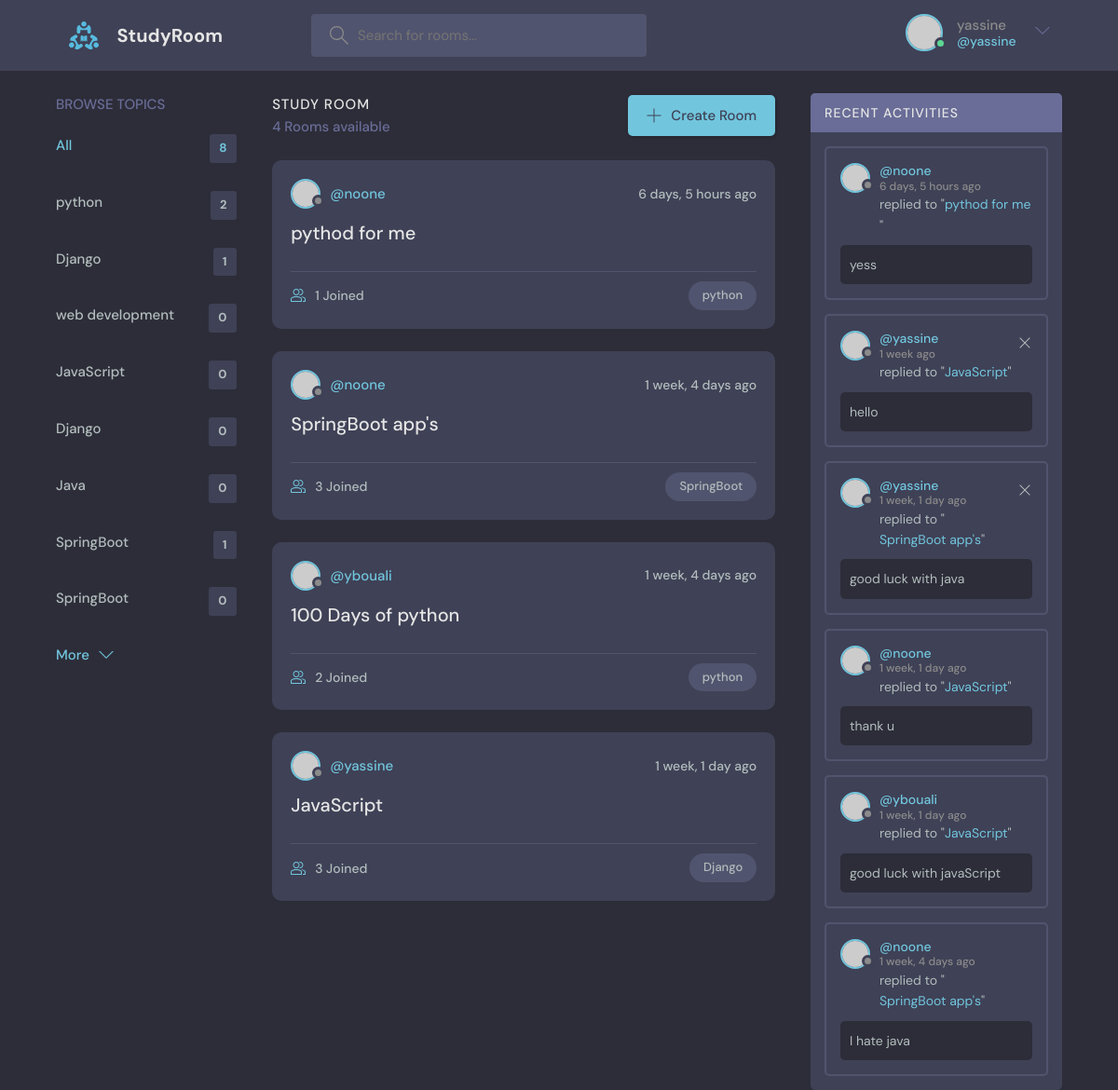
The page / (signed in) on the database its author committed.
### base/models.py (models this page shows, shortened)
class Topic(models.Model):
    name = models.CharField(max_length=200)
    updated = models.DateTimeField(auto_now=True)
    created = models.DateTimeField(auto_now_add=True)
    id = models.UUIDField(primary_key=True, default=uuid.uuid4, editable=False)

class Room(models.Model):
    host = models.ForeignKey(User, on_delete=models.SET_NULL, null=True)
    topic = models.ForeignKey(Topic, on_delete=models.SET_NULL, null=True)
    name = models.CharField(max_length=200)
    description = models.TextField(null=True, blank=True)
    participants = models.ManyToManyField(User, related_name='participants', blank=True)
    updated = models.DateTimeField(auto_now=True)
    created = models.DateTimeField(auto_now_add=True)
    id = models.UUIDField(primary_key=True, default=uuid.uuid4, editable=False)
    class Meta:
        ordering = ['-updated', '-created']

class Message(models.Model):
    user = models.ForeignKey(User, on_delete=models.CASCADE)
    room = models.ForeignKey(Room, on_delete=models.CASCADE)
    body = models.TextField()
    updated = models.DateTimeField(auto_now=True)
    created = models.DateTimeField(auto_now_add=True)
    id = models.UUIDField(primary_key=True, default=uuid.uuid4, editable=False)
    class Meta:
        ordering = ['-updated', '-created']

### base/views.py (the view)
# urls.py: path('', views.home, name="home"),
def home(request):
    q = request.GET.get('q') if request.GET.get('q') != None else ''
    rooms = Room.objects.filter(
        Q(topic__name__icontains=q) |
        Q(name__icontains=q) |
        Q(description__icontains=q)
    )
    topics = Topic.objects.all()
    room_count = rooms.count()
    room_messages = Message.objects.filter(Q(room__topic__name__icontains=q))
    context = { 'rooms': rooms, 'topics': topics, 'room_count': room_count, 'room_messages': room_messages}
    return render(request, 'base/home.html', context)

### base/templates/base/home.html (shortened to what this page needs)
{% extends "main.html" %} {% block content %}
<main class="layout layout--3">
    <div class="container">
        {% include "base/component/topic_component.html" %}
        <div class="roomList">
            <div class="roomList__header">
                <div>
                    <h2>Study Room</h2>
                    <p>{{room_count}} Rooms available</p>
                </div>
                <a class="btn btn--main" href="create-room.html">
                    <svg
                        version="1.1"
                        xmlns="http://www.w3.org/2000/svg"
                        width="32"
                        height="32"
                        viewBox="0 0 32 32"
                    >
                        <title>add</title>
                        <path
                            d="M16.943 0.943h-1.885v14.115h-14.115v1.885h14.115v14.115h1.885v-14.115h14.115v-1.885h-14.115v-14.115z"
                        ></path>
                    </svg>
                    Create Room
                </a>
            </div>
            {% include "base/component/feed_component.html" %}
        </div>
        {% include "base/component/activity_component.html" %}
    </div>
</main>
{% endblock content %}

### templates/navbar.html (shortened to what this page needs)
{% load static %}
<header class="header header--loggedIn">
    <div class="container">
        <a href="{% url 'home' %}" class="header__logo">
            <img src="{% static 'images/logo.svg' %}" />
            <h1>StudyRoom</h1>
        </a>
        <form class="header__search" method="GET" action="{% url 'home' %}">
            <label>
                <input name="q" placeholder="Search for rooms..." />
            </label>
        </form>
        <nav class="header__menu">
            {% if request.user.is_authenticated %}
                <div class="header__user">
                    <a href="profile.html">
                        <div class="avatar avatar--medium active">
                            <img
                                src="https://randomuser.me/api/portraits/men/37.jpg"
                            />
                        </div>
                        <p>{{ request.user.username }} <span>@{{ request.user.username }}</span></p>
                    </a>
                    <button class="dropdown-button">
                        <svg
                            version="1.1"
                            xmlns="http://www.w3.org/2000/svg"
                            width="32"
                            height="32"
                            viewBox="0 0 32 32"
                        >
                            <title>chevron-down</title>
                            <path
                                d="M16 21l-13-13h-3l16 16 16-16h-3l-13 13z"
                            ></path>
                        </svg>
                    </button>
                </div>
            {% else %}
                <a href="{% url 'login' %}">
                    <img src="{% static 'images/avatar.svg' %}" />
                    <p>Login</p>
                </a>
            {% endif %}
        </nav>
    </div>
</header>

### base/templates/base/component/topic_component.html
<div class="topics">
    <div class="topics__header">
        <h2>Browse Topics</h2>
    </div>
    <ul class="topics__list">
        <li>
            <a href="{% url 'home' %}" class="active">All <span>{{topics.count}}</span></a>
        </li>
        {% for topic in topics  %}
            <li>
                <a href="{% url 'home' %}?={{topic.name}}">{{topic.name}} <span>{{topic.room_set.all.count}}</span></a>
            </li>
        {% endfor %}
    </ul>
    <a class="btn btn--link" href="topics.html">
        More
        <svg
            version="1.1"
            xmlns="http://www.w3.org/2000/svg"
            width="32"
            height="32"
            viewBox="0 0 32 32"
        >
            <title>chevron-down</title>
            <path d="M16 21l-13-13h-3l16 16 16-16h-3l-13 13z"></path>
        </svg>
    </a>
</div>

### base/templates/base/component/feed_component.html (shortened to what this page needs)
{% for room in rooms  %}
    <div class="roomListRoom">
        <div class="roomListRoom__header">
            <a href="{% url 'profile' room.host.id %}" class="roomListRoom__author">
                <div class="avatar avatar--small">
                    <img
                        src="https://randomuser.me/api/portraits/women/11.jpg"
                    />
                </div>
                <span>@{{room.host.username}}</span>
            </a>
            <div class="roomListRoom__actions">
                <span>{{room.created | timesince}} ago</span>
            </div>
        </div>
        <div class="roomListRoom__content">
            <a href="{% url 'room' room.id  %}">{{room.name}}</a>
        </div>
        <div class="roomListRoom__meta">
            <a href="{% url 'room' room.id %}" class="roomListRoom__joined">
                {{room.participants.all.count}} Joined
            </a>
            <p class="roomListRoom__topic">{{room.topic.name}}</p>
        </div>
    </div>
{% endfor %}

### base/templates/base/component/activity_component.html
<div class="activities">
    <div class="activities__header">
        <h2>Recent Activities</h2>
    </div>
    {% for room_message in room_messages %}
        <div class="activities__box">
            <div class="activities__boxHeader roomListRoom__header">
                <a
                    href="{% url 'profile' room_message.user.id %}"
                    class="roomListRoom__author"
                >
                    <div class="avatar avatar--small">
                        <img
                            src="https://randomuser.me/api/portraits/women/11.jpg"
                        />
                    </div>
                    <p>
                        @{{ room_message.user }}
                        <span>{{room_message.created | timesince}} ago</span>
                    </p>
                </a>
                {% if request.user == room_message.user %}
                    <div class="roomListRoom__actions">
                        <a href="{% url 'delete-message' room_message.id %}">
                            <svg
                                version="1.1"
                                xmlns="http://www.w3.org/2000/svg"
                                width="32"
                                height="32"
                                viewBox="0 0 32 32"
                            >
                                <title>remove</title>
                                <path
                                    d="M27.314 6.019l-1.333-1.333-9.98 9.981-9.981-9.981-1.333 1.333 9.981 9.981-9.981 9.98 1.333 1.333 9.981-9.98 9.98 9.98 1.333-1.333-9.98-9.98 9.98-9.981z"
                                ></path>
                            </svg>
                        </a>
                    </div>
                {% endif %}
            </div>
            <div class="activities__boxContent">
                <p>
                    replied to "<a href="{% url 'room' room_message.room.id  %}" >{{room_message.room.name}}</a>"
                </p>
                <div class="activities__boxRoomContent">
                    {{room_message.body}}
                </div>
            </div>
        </div>
    {% endfor %}
</div>

### rows shown on the page
Topic: name "python", room_set.all.count "2"
Topic: name "Django", room_set.all.count "1"
Topic: name "web development", room_set.all.count "0"
Topic: name "JavaScript", room_set.all.count "0"
Topic: name "Django", room_set.all.count "0"
Topic: name "Java", room_set.all.count "0"
Topic: name "SpringBoot", room_set.all.count "1"
Topic: name "SpringBoot", room_set.all.count "0"
Room: host.username "noone", created "6 days, 5 hours", name "pythod for me", participants.all.count "1", topic.name "python"
Room: host.username "noone", created "1 week, 4 days", name "SpringBoot app's", participants.all.count "3", topic.name "SpringBoot"
Room: host.username "ybouali", created "1 week, 4 days", name "100 Days of python", participants.all.count "2", topic.name "python"
Room: host.username "yassine", created "1 week, 1 day", name "JavaScript", participants.all.count "3", topic.name "Django"
Message: user "noone", created "6 days, 5 hours", room.name "pythod for me", body "yess"
Message: user "yassine", created "1 week", room.name "JavaScript", body "hello"
Message: user "yassine", created "1 week, 1 day", room.name "SpringBoot app's", body "good luck with java"
Message: user "noone", created "1 week, 1 day", room.name "JavaScript", body "thank u"
Message: user "ybouali", created "1 week, 1 day", room.name "JavaScript", body "good luck with javaScript"
Message: user "noone", created "1 week, 4 days", room.name "SpringBoot app's", body "I hate java"

### other values the page prints
{{ request.user.username }} "yassine"
{{ topics.count }} "8"
{{ room_count }} "4"
